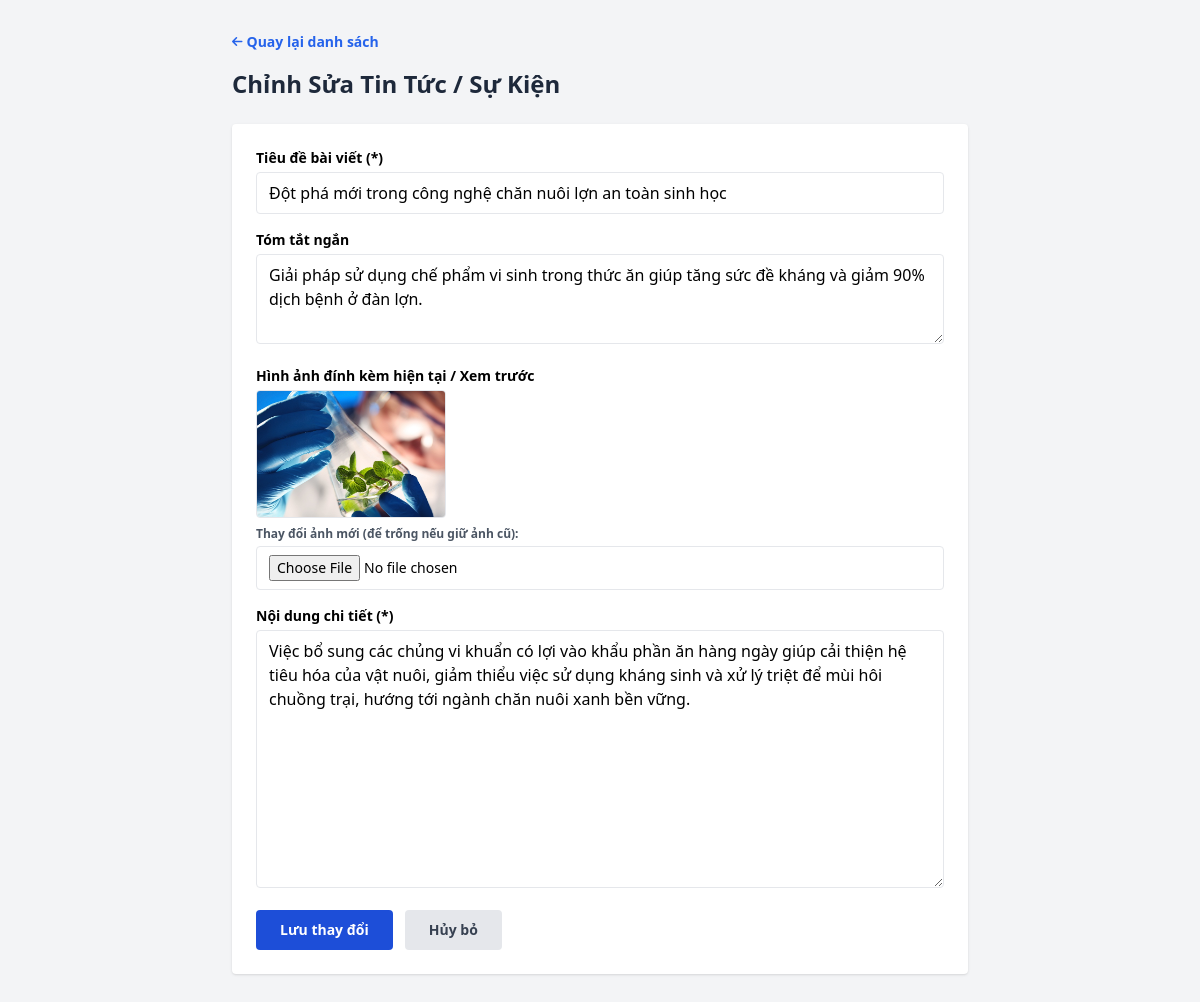
The app's page /admin/edit-news.php?id=2 (signed in) with its own data.
### tables this page shows
CREATE TABLE `news` (
  `id` int(11) NOT NULL AUTO_INCREMENT,
  `title` varchar(255) NOT NULL,
  `summary` text DEFAULT NULL,
  `content` text DEFAULT NULL,
  `image` varchar(255) DEFAULT NULL,
  `created_at` datetime DEFAULT current_timestamp(),
  PRIMARY KEY (`id`)
);

### admin/edit-news.php (the view, shortened to what this page needs)
<?php
require_once '../db.php';
$id = isset($_GET['id']) ? (int)$_GET['id'] : 0;
$stmt = $pdo->prepare("SELECT * FROM news WHERE id = ?");
$stmt->execute([$id]);
$article = $stmt->fetch();
?>
<!DOCTYPE html>
<html lang="vi">
<head>
    <script src="https://cdn.tailwindcss.com"></script>
    <link rel="stylesheet" href="https://cdnjs.cloudflare.com/ajax/libs/font-awesome/6.4.0/css/all.min.css">
</head>
<body class="bg-gray-100">
    <div class="max-w-3xl mx-auto py-8 px-4">
        <a href="index.php" class="text-sm text-blue-600 font-semibold hover:underline flex items-center gap-1 mb-4">
            <i class="fa-solid fa-arrow-left text-xs"></i> Quay lại danh sách
        </a>
        <h1 class="text-2xl font-bold text-slate-800 mb-6">Chỉnh Sửa Tin Tức / Sự Kiện</h1>
        <form method="POST" enctype="multipart/form-data" class="bg-white p-6 rounded shadow space-y-4">
            <div>
                <label class="block font-semibold text-sm mb-1">Tiêu đề bài viết (*)</label>
                <input type="text" name="title" value="<?= htmlspecialchars($article['title']) ?>" required class="w-full border px-3 py-2 rounded focus:outline-none focus:ring-2 focus:ring-blue-500">
            </div>
            <div>
                <label class="block font-semibold text-sm mb-1">Tóm tắt ngắn</label>
                <textarea name="summary" rows="3" class="w-full border px-3 py-2 rounded focus:outline-none focus:ring-2 focus:ring-blue-500"><?= htmlspecialchars($article['summary']) ?></textarea>
            </div>
            <div>
                <label class="block font-semibold text-sm mb-1">Hình ảnh đính kèm hiện tại / Xem trước</label>
                <div class="mb-2">
                    <img id="image-preview"
                         src="<?= $article['image'] ? '../uploads/' . htmlspecialchars($article['image']) : '' ?>"
                         class="h-32 object-cover rounded border <?= $article['image'] ? '' : 'hidden' ?>"
                         alt="Xem trước ảnh">
                </div>
                <label class="block font-semibold text-xs text-gray-600 mb-1">Thay đổi ảnh mới (để trống nếu giữ ảnh cũ):</label>
                <input type="file" name="image" id="image-input" accept="image/*" class="w-full border px-3 py-2 rounded text-sm">
            </div>
            <div>
                <label class="block font-semibold text-sm mb-1">Nội dung chi tiết (*)</label>
                <textarea name="content" rows="10" required class="w-full border px-3 py-2 rounded focus:outline-none focus:ring-2 focus:ring-blue-500"><?= htmlspecialchars($article['content']) ?></textarea>
            </div>
            <div class="flex gap-3 mt-6">
                <button type="submit" class="bg-blue-700 text-white px-6 py-2.5 rounded font-bold hover:bg-blue-800 text-sm">
                    Lưu thay đổi
                </button>
                <a href="index.php" class="bg-gray-200 text-gray-700 px-6 py-2.5 rounded font-bold hover:bg-gray-300 text-sm">
                    Hủy bỏ
                </a>
            </div>
        </form>
    </div>
</body>
</html>

### records on screen
news: title "Đột phá mới trong công nghệ chăn nuôi lợn an toàn sinh học", summary "Giải pháp sử dụng chế phẩm vi sinh trong thức ăn giúp tăng sức đề kháng và giảm 90% dịch bệnh ở đàn lợn.", image (picture), content "Việc bổ sung các chủng vi khuẩn có lợi vào khẩu phần ăn hàng ngày giúp cải thiện hệ tiêu hóa của vật nuôi, giảm thiểu việc sử dụng kháng sinh và xử lý triệt để mùi hôi chuồng trại, hướng tới ngành chăn nuôi xanh bền vững."
